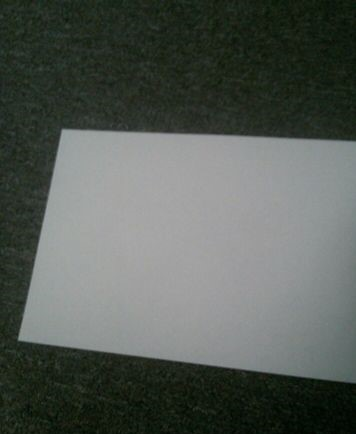
#> input picture paper.jpg, 356 x 434 px
$ python foreshortening.py
#> lines starting #> are read from the running program, lines starting #| are printed output that depends on the picture; after the words box and inside, x2 and y2 are one past the last pixel; in counts of white or black regions, pixels touching at a corner belong together; long printed decimals are rounded
#> further down, image is the input picture: shape (434, 356, 3); mean B, G, R 85.6, 91.2, 85.2
import numpy as np
import cv2
CANNY = 89 #threshold for Canny border detector
INCH_TO_METER = 0.0254
def find_marker(image):
	# convert the image to grayscale, blur it, and detect edges
	gray = cv2.cvtColor(image, cv2.COLOR_BGR2GRAY)
	gray = cv2.GaussianBlur(gray, (5, 5), 0)
	edged = cv2.Canny(gray, CANNY - 3, CANNY + 3, apertureSize=3)
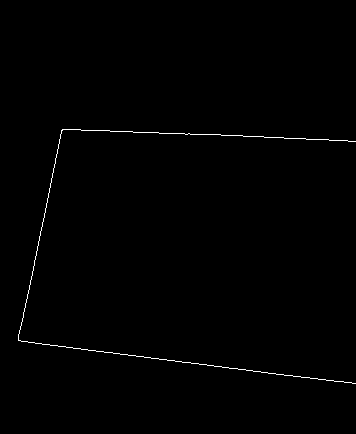
#> edged: shape (434, 356); 0.55% white in thin lines or dots, all inside (x1, y1, x2, y2) = (18, 129, 356, 384)

	# find the contours in the edged image and keep the largest one;
	# we'll assume that this is our piece of paper in the image
	(cnts, _) = cv2.findContours(edged.copy(), cv2.RETR_LIST, cv2.CHAIN_APPROX_SIMPLE)
#> cnts = 1 contour, all with area under 20
	c = max(cnts, key = cv2.contourArea)
#> c = contour of 409 points, box (x1, y1, x2, y2) (18, 129, 356, 384), area 2

	# compute the bounding box of the of the paper region and return it
	return cv2.minAreaRect(c)

def distance_to_camera(knownWidth, focalLength, perWidth):
	# compute and return the distance from the maker to the camera
	return (knownWidth * focalLength) / perWidth

def rotation_matrix_to_euler_angles(RM:np.array):
    sy = np.sqrt(RM[0, 0] * RM[0, 0] + RM[1, 0] * RM[1, 0])

    singular = sy < 1e-6

    if not singular:
        x = np.arctan2(RM[2, 1], RM[2, 2])
        y = np.arctan2(-RM[2, 0], sy)
        z = np.arctan2(RM[1, 0], RM[0, 0])
    else:
        x = np.arctan2(-RM[1, 2], RM[1, 1])
        y = np.arctan2(-RM[2, 0], sy)
        z = 0
    return np.array([x, y, z])
# initialize the known distance from the camera to the object, which
# in this case is 24 inches
KNOWN_DISTANCE = 24.0

# initialize the known object width, which in this case, the piece of
# paper is 12 inches wide
KNOWN_WIDTH = 11.0

# initialize the list of images that we'll be using


# load the furst image that contains an object that is KNOWN TO BE 2 feet
# from our camera, then find the paper marker in the image, and initialize
# the focal length
image = cv2.imread('paper.jpg')
marker = find_marker(image)
#> marker = ((200.3, 243.7), (240.8, 340.4), -83.16)
angle = marker[-1].__round__(2)
#> angle = -83.16
focalLength = (marker[1][0] * KNOWN_DISTANCE) / KNOWN_WIDTH
#> focalLength = 525.5
inches = distance_to_camera(KNOWN_WIDTH, focalLength, marker[1][0])
#> inches = 24

box = np.int0(cv2.boxPoints(marker))
#> box = [[354, 383], [16, 342], [45, 103], [383, 144]]
cv2.drawContours(image, [box], -1, (0, 255, 0), 2)
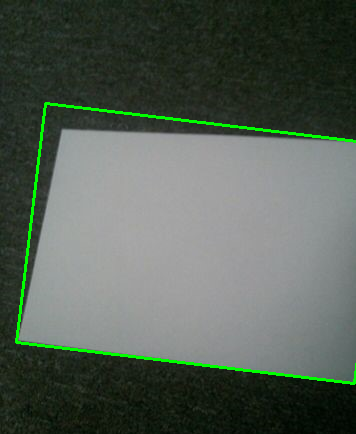
#> image: shape (434, 356, 3); 1.74% of pixels changed, all inside (x1, y1, x2, y2) = (15, 102, 356, 385)

(rows,cols)=image.shape[:2]
#> rows = 434; cols = 356
M=cv2.getRotationMatrix2D((rows//2,cols//2),angle,scale=1)
#> M = [[0.119, -0.993, 367.9], [0.993, 0.119, -58.65]]

euler_angles=rotation_matrix_to_euler_angles(np.vstack([M,[0,0,1]])) #transform 2x3 matrix to 3x3
#> in rotation_matrix_to_euler_angles, `sy = np.sqrt(RM[0, 0] * RM[0, 0] + RM[1, 0] * RM[1, 0])`: sy = 1
#> in rotation_matrix_to_euler_angles, `singular = sy < 1e-6`: singular = False
#> in rotation_matrix_to_euler_angles, `x = np.arctan2(RM[2, 1], RM[2, 2])`: x = 0
#> in rotation_matrix_to_euler_angles, `z = np.arctan2(RM[1, 0], RM[0, 0])`: z = 1.45
#> euler_angles = [0, 0, 1.45]
print('Distance: %.2fm'%(inches * INCH_TO_METER))
#| Distance: 0.61m
print('Euler angles: ',euler_angles)
#| Euler angles:  [ 0.         -0.          1.451]

cv2.imshow("image", image)
cv2.waitKey(0)
